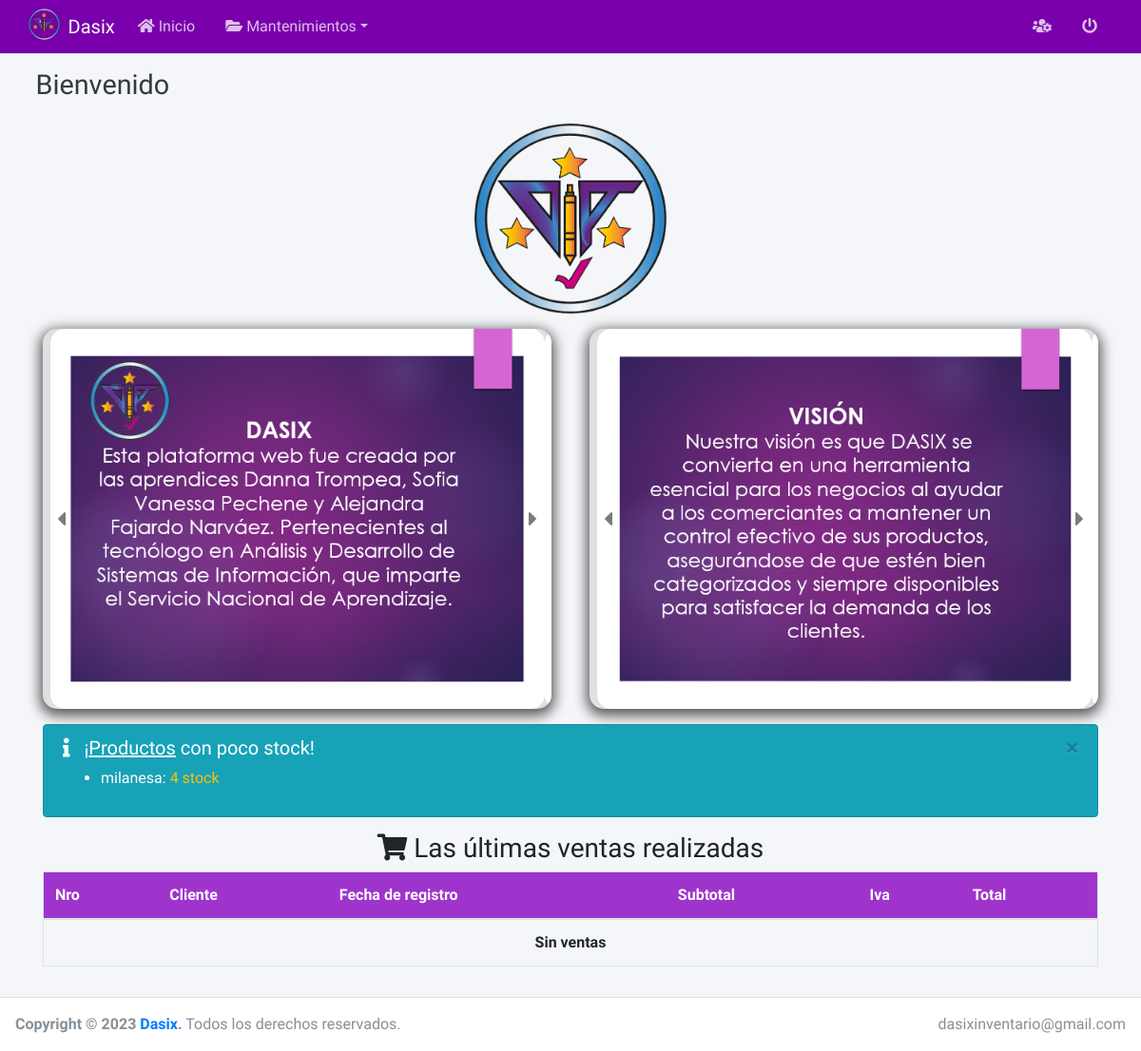
The app's page /dashboard/, older data.
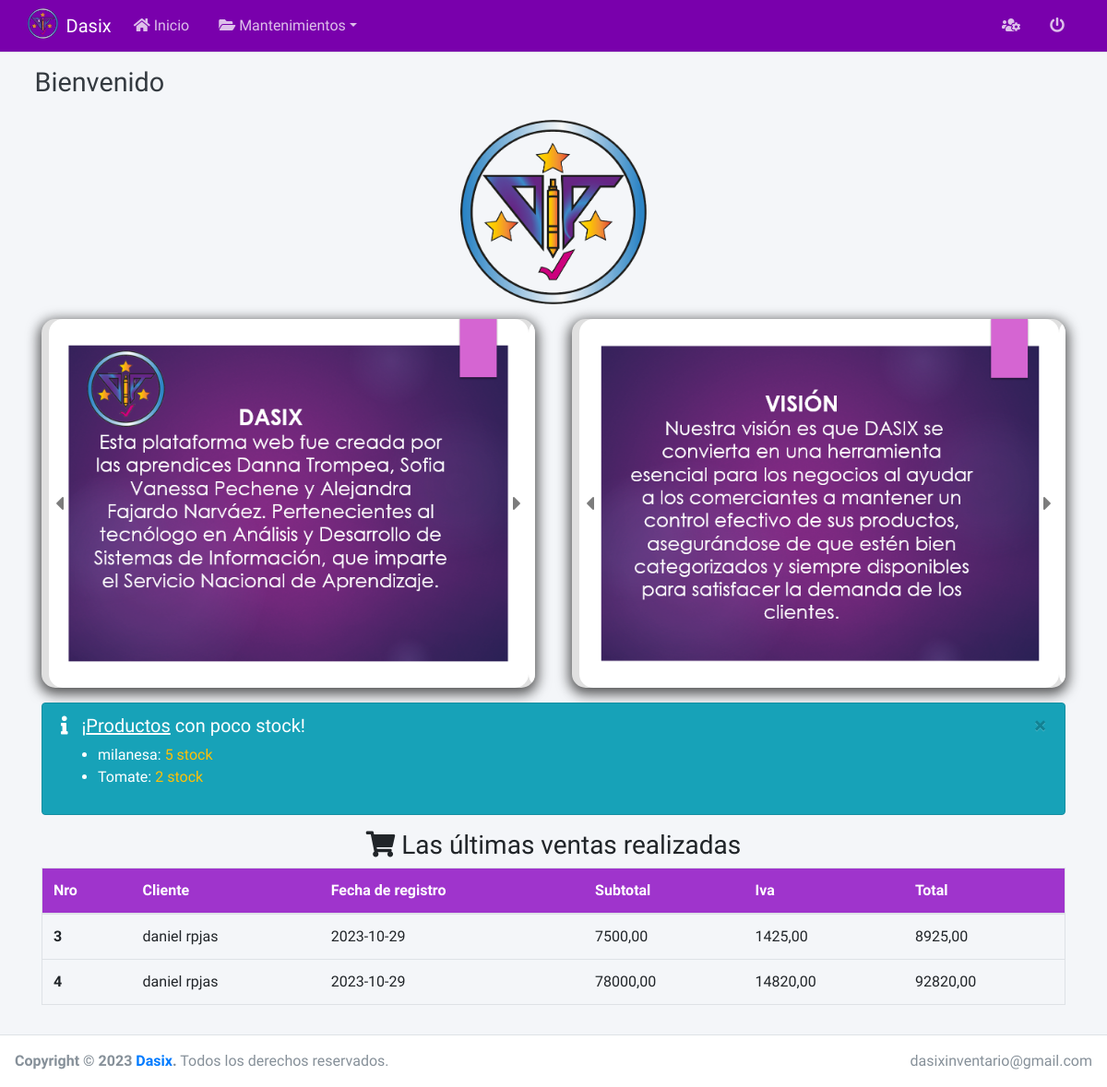
The same page, newer data.
### core/inventario/models.py (models this page shows, shortened)
class Producto(BaseModel):
    Nombre=models.CharField(max_length=150,unique=True)
    cate=models.ForeignKey(Categoria, on_delete=models.CASCADE, verbose_name='Categoria')
    if "WEBSITE_HOSTNAME" in os.environ:
        image=models.ImageField(upload_to=f'{MEDIA_URL}producto/%y/%m/%d',null=True, blank=True, verbose_name='Imagen')
    else:
        image=models.ImageField(upload_to='producto/%y/%m/%d',null=True, blank=True, verbose_name='Imagen')
    Stock=models.IntegerField(default=0, verbose_name='Stock')
    pvp=models.DecimalField(default=0.00, max_digits=9,decimal_places=2, verbose_name='Precio de venta')
    class Meta:
        verbose_name='Producto'
        verbose_name_plural='Productos'
        ordering=['id']

class Venta(BaseModel):
    Cli=models.ForeignKey(Cliente, on_delete=models.CASCADE)
    Date_joined=models.DateField(default=datetime.now)
    Subtotal=models.DecimalField(default=0.00, max_digits=9, decimal_places=2)
    Iva=models.DecimalField(default=0.00, max_digits=9, decimal_places=2)
    Total=models.DecimalField(default=0.00, max_digits=9, decimal_places=2)
    class Meta:
        verbose_name='Venta'
        verbose_name_plural='Ventas'
        ordering=['id']

class Cliente(BaseModel):
    Nombres=models.CharField(max_length=150)
    Apellidos=models.CharField(max_length=150)
    Cedula=models.CharField(max_length=10, unique=True)
    Cumple=models.DateField(default=datetime.now, verbose_name='Fecha de Nacimiento')
    Direccion=models.CharField(max_length=150, null=True, blank=True)
    Sexo=models.CharField(max_length=10, choices=gender_choices,default='male')
    def get_nombre(self):
        return self.Nombres + " " + self.Apellidos
    class Meta:
        verbose_name='Cliente'
        verbose_name_plural='Clientes'
        ordering=['id']

### core/inventario/views/dashboard/views.py (the view, shortened to what this page needs)
# urls.py: path('dashboard/', DashboardView.as_view(), name='dashboard'),
class DashboardView(TemplateView):
    template_name= 'dashboard.html'
    def get_grafico_venta_mes(self):
        data=[]
        try:
            year=datetime.now().year
            for m in range(1,13):
                Total=Venta.objects.filter(Date_joined__year=year, Date_joined__month=m).aggregate(Total=Cast(Coalesce(Sum('Total'), 0.00),FloatField()))
                data.append(Total['Total'])
        except Exception as e:
            print(str(e))
        return data
    def get_context_data(self, **kwargs):
        context=super().get_context_data(**kwargs)
        context['panel']='Panel de administrador'
        context['grafico_venta_mes']=self.get_grafico_venta_mes()
        context['ventas']=Venta.objects.all().order_by("-Date_joined")[0:10]
        produ=Producto.objects.filter(Stock__lt=6)
        context['alert_produ']={"vali":True if produ.exists() else False,"produ": produ }
        return context

### templates/dashboard.html (shortened to what this page needs)
{% extends 'body.html' %} {% load static %} {% block head %}
<link rel="stylesheet" href="{% static "dashboard/css/carrusel.css" %}">
{% endblock %}
{% block content %}
<div class="container-fluid">
  <div class="w-100 d-flex flex-column align-items-center">
    <img src="{% static "img/logo-favi.png" %}" alt="" class="img-fluid col-12
    col-sm-6 logo-dash mb-3">
    <div class="d-flex flex-column flex-md-row mb-3">
      <div style="margin-right:20px;" class="w-100">
        <div
        class="align-self-center container-carousel col-12"
       >
        <div class="carruseles-1 carruseles" id="slider-1">
          <section class="slider-section-1 slider-section">
            <img src="{% static "img/slider-1-1.png" %}" alt="" />
          </section>
          <section class="slider-section-1 slider-section">
            <img src="{% static "img/slider-1-2.png" %}" alt="" />
          </section>
        </div>
        <div class="btn-left-1 btn-left"><i class="fas fa-caret-left"></i></div>
        <div class="btn-right-1 btn-right"><i class="fas fa-caret-right"></i></div>
        </div>
      </div>
      <div style="margin-left:20px;" class="w-100">
        <div
        class="align-self-center container-carousel col-12"
       >
        <div class="carruseles-2 carruseles" id="slider-2">
          <section class="slider-section-2 slider-section">
            <img src="{% static "img/slider-2-1.png" %}" alt="" />
          </section>
          <section class="slider-section-2 slider-section">
            <img src="{% static "img/slider-2-2.png" %}" alt="" />
          </section>
        </div>
        <div class="btn-left-2 btn-left"><i class="fas fa-caret-left"></i></div>
        <div class="btn-right-2 btn-right"><i class="fas fa-caret-right"></i></div>
        </div>
      </div>
    </div>
  </div>
  <div class="mb-3">
    {% if alert_produ.vali %}
    <div class="alert alert-info alert-dismissible">
      <button
        type="button"
        class="close"
        data-dismiss="alert"
        aria-hidden="true"
      >
        ×
      </button>
      <h5>
        <i class="icon fas fa-info"></i> ¡<a
          class="link_hover"
          href="{% url 'inventario:producto_list' %}"
          >Productos</a
        >
        con poco stock!
      </h5>
      <ul>
        {% for produ in alert_produ.produ %}
        <li>
          {{produ.Nombre}}:
          <span class="text-warning">{{produ.Stock}} stock</span>
        </li>
        {% endfor %}
      </ul>
    </div>
    {% endif %}
    <h3 class="text-center">
      <i class="fas fa-shopping-cart"></i> Las últimas ventas realizadas
    </h3>
    <table class="table border table-dash">
      <thead>
        <tr>
          <th scope="col">Nro</th>
          <th scope="col">Cliente</th>
          <th scope="col">Fecha de registro</th>
          <th scope="col">Subtotal</th>
          <th scope="col">Iva</th>
          <th scope="col">Total</th>
        </tr>
      </thead>
      <tbody>
        {% if not ventas %}
        <tr>
          <th colspan="6" class="text-center">Sin ventas</th>
        </tr>
        {% else %} {% for venta in ventas %}
        <tr>
          <th scope="row">{{venta.id}}</th>
          <td>{{venta.Cli.get_nombre}}</td>
          <td>{{venta.Date_joined|date:"Y-m-d"}}</td>
          <td>{{venta.Subtotal}}</td>
          <td>{{venta.Iva}}</td>
          <td>{{venta.Total}}</td>
          {% endfor %}
        </tr>
        {% endif %}
      </tbody>
    </table>
  </div>
  <div class="d-flex flex-column flex-md-row justify-content-between">
    <div class="row col-12 col-md-6">
      <div class="col-lg-12">
      </div>
    </div>
  </div>
</div>
{% endblock %}

### templates/body.html (shortened to what this page needs)
{% extends 'home.html' %}
{% block body %}
<body class="hold-transition layout-top-nav">
  <div class="wrapper">
    {% include 'header.html' %}
    <div class="content-wrapper">
      <div class="content-header">
        <div class="container">
          <div class="row mb-2">
            <div class="col-sm-6">
              <h1 class="m-0 text-dark">
                Bienvenido <small>{{ request.user.get_full_name }}</small>
              </h1>
            </div>
          </div>
        </div>
      </div>
      <div class="content">
        <div class="container">{% block content %} {% endblock %}</div>
      </div>
    </div>
    {% include 'footer.html' %}
  </div>
</body>
{% endblock %}

### templates/home.html (shortened to what this page needs)
{% load static %}
<!DOCTYPE html>
<html lang="en">
<head>
  <link rel="stylesheet" href="{% static 'libs/adminlte-3.0.4/plugins/fontawesome-free/css/all.min.css' %}">
  <link rel="stylesheet" href="{% static 'libs/adminlte-3.0.4/css/adminlte.min.css' %}">
  <link rel="stylesheet" href="{% static 'libs/jquery-confirm-v3.3.4/jquery-confirm.min.css' %}">
  <link rel="stylesheet" href="{% static 'css/style.css' %}">
  {% block head %}
  {% endblock %}
</head>
{% block body %}
{% endblock %}
</html>

### templates/header.html (shortened to what this page needs)
{% load static %}
<nav class="main-header navbar navbar-expand navbar-dark navbar-primary bg-morado-1">
    <div class="container">
        <a href="{% url 'inventario:dashboard' %}" class="navbar-brand">
            <img src="{% static 'img/logo-favi.png' %}" alt="Dasix logo"
                 class="brand-image"
                 style="opacity: .8">
            <span class="brand-text font-weight-light">Dasix</span>
        </a>
        <div class="collapse navbar-collapse order-3" id="navbarCollapse">
            <ul class="navbar-nav">
                <li class="nav-item">
                    <a href="{% url 'inventario:dashboard' %}" class="nav-link"><i class="fas fa-home"></i> Inicio</a>
                </li>
                <li class="nav-item dropdown">
                    <a id="dropdownSubMenu1" href="#" data-toggle="dropdown" aria-haspopup="true" aria-expanded="false"
                       class="nav-link dropdown-toggle"><i class="fas fa-folder-open"></i> Mantenimientos</a>
                </li>
            </ul>
        </div>
        <ul class="order-1 order-md-3 navbar-nav navbar-no-expand ml-auto">
            <li class="nav-item dropdown">
                <a class="nav-link" data-toggle="dropdown" href="#">
                    <i class="fas fa-users-cog"></i> {{ request.user.username }}
                </a>
            </li>
            <li class="nav-item">
                <a class="nav-link" href="{% url 'logout' %}">
                    <i class="fas fa-power-off" aria-hidden="true"></i>
                </a>
            </li>
        </ul>
    </div>
</nav>

### templates/footer.html
{% load static %}
  <footer class="main-footer">
    <div class="float-right d-none d-sm-inline">
      dasixinventario@gmail.com
    </div>
    <strong>Copyright &copy; 2023 <span class="text-primary">Dasix</span>.</strong> Todos los derechos reservados.
  </footer>

### static/css/style.css (style rules this page uses)
.bg-morado-1 { background-color: #7900ac !important; }
.img-fluid { width: 50%; }
.table-dash thead { background-color: #9f34cc; color: white; }
.logo-dash { max-height: 200px; width: auto; }

### core/inventario/static/dashboard/css/carrusel.css (style rules this page uses)
.container-carousel { width: 100%; height: 400px; background-color: #e0e0e0; box-shadow: 0 4px 14px 3px rgba(0,0,0,0.66); border-radius: 15px; overflow: hidden; position: relative !important; }
.carruseles { height: 100%; display: flex; }
.slider-section { height: 100%; }
.slider-section img { width: 100%; height: 100%; object-fit: cover; border-radius: 15px; }
.btn-left, .btn-right { display: flex; position: absolute; top: 50% !important; font-size: 1.5rem; background-color: transparent; padding: 5px; font-weight: 600; cursor: pointer; color: rgb(124, 124, 124); transform: translate(0, -50%); transition: 0.5s ease; user-select: none; }
.btn-left { left: 10px; }
.btn-right { right: 10px; }

Row changes from the older to the newer data that the page shows:
changed Producto "milanesa": Stock "4" → "5"
now on this page (row edited): Producto: Nombre "Tomate", Stock "2"
added Venta: id "3", Cli.get_nombre "daniel rpjas", Date_joined "2023-10-29", Subtotal "7500,00", Iva "1425,00", Total "8925,00"
added Venta: id "4", Cli.get_nombre "daniel rpjas", Date_joined "2023-10-29", Subtotal "78000,00", Iva "14820,00", Total "92820,00"
Text that changed along with them:
text no longer shown: "Sin ventas"
